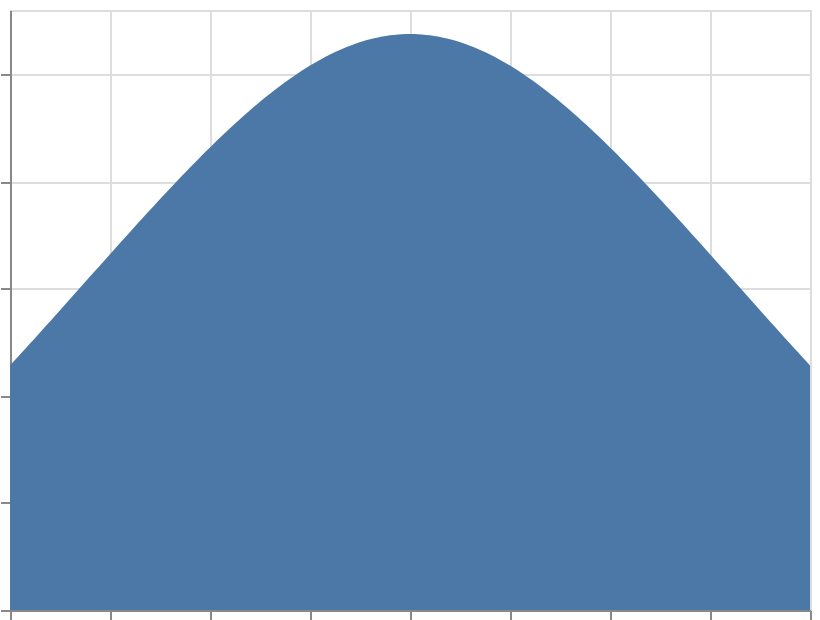

The Vega-Lite source for this figure:
### Vega-Lite specification from a JSON file in a GitHub repository (floating-point values rounded to 4 significant figures)
{"$schema": "https://vega.github.io/schema/vega-lite/v6.json", "width": 400, "height": 300, "padding": 5, "autosize": "none", "data": {"name": "table", "values": [{"val": 1}, {"val": 2}, {"val": 2}, {"val": 3}, {"val": 3}, {"val": 3}, {"val": 4}, {"val": 4}, {"val": 5}]}, "mark": "area", "encoding": {"x": {"field": "value", "type": "quantitative"}, "y": {"field": "density", "type": "quantitative"}}, "transform": [{"density": "val", "as": ["value", "density"]}]}
